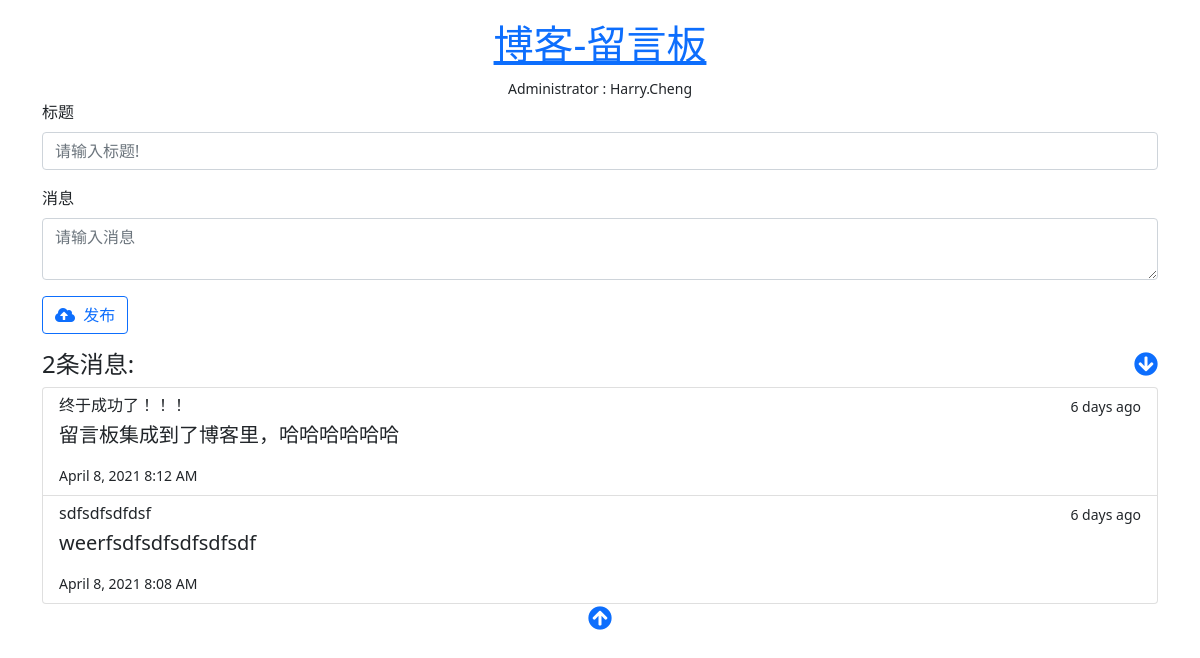
Page /board/ on the earlier database version.
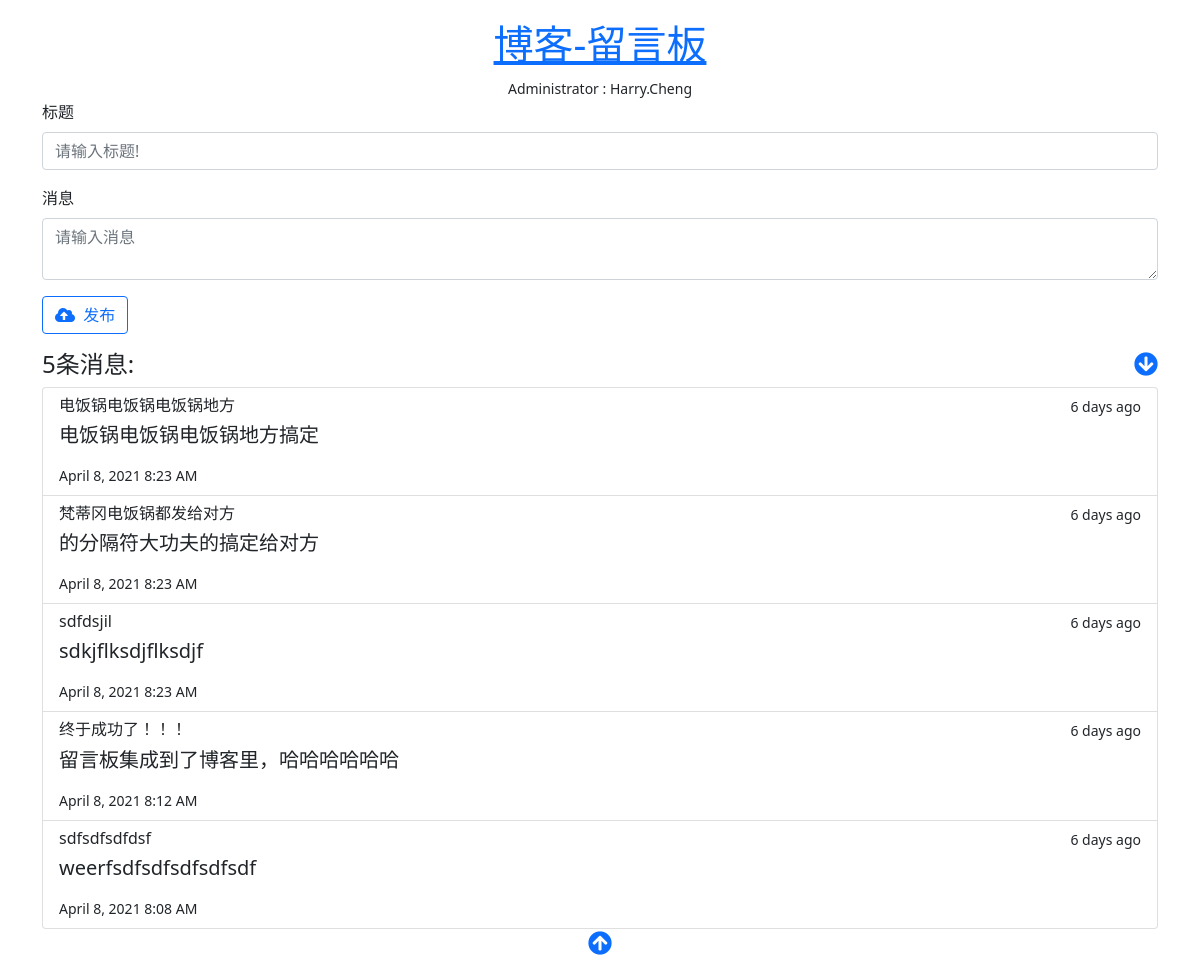
Same page on the later database version.
### blog/models.py (models this page shows, shortened)
class TbMessage(db.Model):
    id = db.Column(db.String(40), primary_key=True)
    title = db.Column(db.String(20))
    body = db.Column(db.Text)
    timestamp = db.Column(db.DateTime, default=datetime.utcnow,index=True)

### blog/views/board.py (the view)
@bp_board.route('/', methods=['GET','POST'])
def index():
    messages = TbMessage.query.order_by(TbMessage.timestamp.desc()).all()
    form = MessageForm()
    if form.validate_on_submit():
        message = TbMessage(id=uuid.uuid4().hex, title=form.title.data, body=form.body.data)
        db.session.add(message)
        db.session.commit()
        flash('消息已发布!!!')
        return redirect(url_for('.index'))   #重定向index视图,获取最新数据,使用蓝本，url_for需要将endpoint添加完整"board.index"，本蓝本内加点即可".index"
    return render_template('board/index.html', form=form, messages=messages)

### blog/forms/board.py
class MessageForm(FlaskForm):
    title = StringField('标题', validators=[DataRequired('请输入标题!'), Length(5,20,'长度要介于(5-20)！')])
    body = TextAreaField('消息', validators=[DataRequired('请输入消息!'),Length(10,200,'长度要介于(10-200)')])
    submit = SubmitField('发布')

### blog/templates/board/index.html (shortened to what this page needs)
{% extends 'base.html' %}
    {% block header %}
        <div class="container">
            <div class="row">
                <div class="col text-center">
                    <h1><a href = "{{url_for('board.index')}}">博客-留言板</a></h1>
                    <small>Administrator : {{ admin_name }}</small>
                </div>
            </div>
        </div>
    {% endblock %}
{% block main %}
<div class="container">
    <div class="row">
        <div class="col">
          <form method="post">
              <div class="mb-3">
                  {{ form.title.label(class='form-label')}}
                  {{ form.title(class='form-control',placeholder='请输入标题!')}}
              </div>
              <div class="mb-3">
                  {{ form.body.label(class='form-label')}}
                  {{ form.body(class='form-control',placeholder='请输入消息',row='3')}}
              </div>
              <div class="mb-3">
                  <button class="btn btn-outline-primary" type="submit"><i class="fas fa-cloud-upload-alt"></i>&nbsp;&nbsp;发布</button>&nbsp;&nbsp;&nbsp;&nbsp;
              </div>
          </form>
        </div>
    </div>
    <div class="row">
        <div class="col-6"><h4>{{ messages|length }}条消息:</h4></div>
        <div class="col-6 text-end">
            <a href="#bottom" id = "top"><h4><i class="fas fa-arrow-circle-down"></i></h4></a>
        </div>
    </div>
    <div class="row">
        <div class="col">
            <div class="list-group">
                {% for message in messages %}
                <a href="#" class="list-group-item list-group-item-action">
                    <div class="d-flex w-100 justify-content-between">
                      <h6 class="mb-1">{{ message.title }}</h6>
                      <small>{{ moment(message.timestamp).fromNow(refresh=True) }}</small>
                    </div>
                    <p class="mb-1"><h5>{{ message.body }}</h5></p>
                    <small>{{ moment(message.timestamp).format('LLL')}}</small>
                </a>
                {% endfor %}
            </div>
        </div>
    </div>
     <div class="row">
        <div class="col text-center"><a href="#top" id = "bottom"><h4><i class="fas fa-arrow-circle-up"></i></h4></a></div>
    </div>
</div>
{% endblock %}

### blog/templates/base.html (shortened to what this page needs)
<!DOCTYPE html>
<html lang="en">
{% from 'macros/macros.html' import static_file with context %}
<head>
    {% block head %}
    {{static_file('css','css/bootstrap.min.css')}}
    {{static_file('css','css/jquery-confirm.min.css')}}
    {{static_file('css','css/all.min.css')}}
    {% endblock %}
</head>
<body>
    <header style="margin-top:20px;">
        {% block header %}{% endblock %}
    </header>
    <main>
        {% block main %}{% endblock %}
    </main>
</body>
</html>

### blog/templates/macros/macros.html (shortened to what this page needs)
{% macro static_file(type, file_or_url, local=True) %}
    {% if local %}
        {% set file_or_url = url_for('static', filename = file_or_url) %}
    {% endif %}
    {% if type == 'css' %}
        <link rel = "stylesheet" type = "text/css" href = "{{file_or_url}}">
    {% endif %}
{% endmacro %}

Differences in the rows shown:
added TbMessage: title "电饭锅电饭锅电饭锅地方", timestamp "6 days ago", body "电饭锅电饭锅电饭锅地方搞定", timestamp "April 8, 2021 8:23 AM"
added TbMessage: title "梵蒂冈电饭锅都发给对方", timestamp "6 days ago", body "的分隔符大功夫的搞定给对方", timestamp "April 8, 2021 8:23 AM"
added TbMessage: title "sdfdsjil", timestamp "6 days ago", body "sdkjflksdjflksdjf", timestamp "April 8, 2021 8:23 AM"
Other differences:
{{ messages|length }}: "2" → "5"
